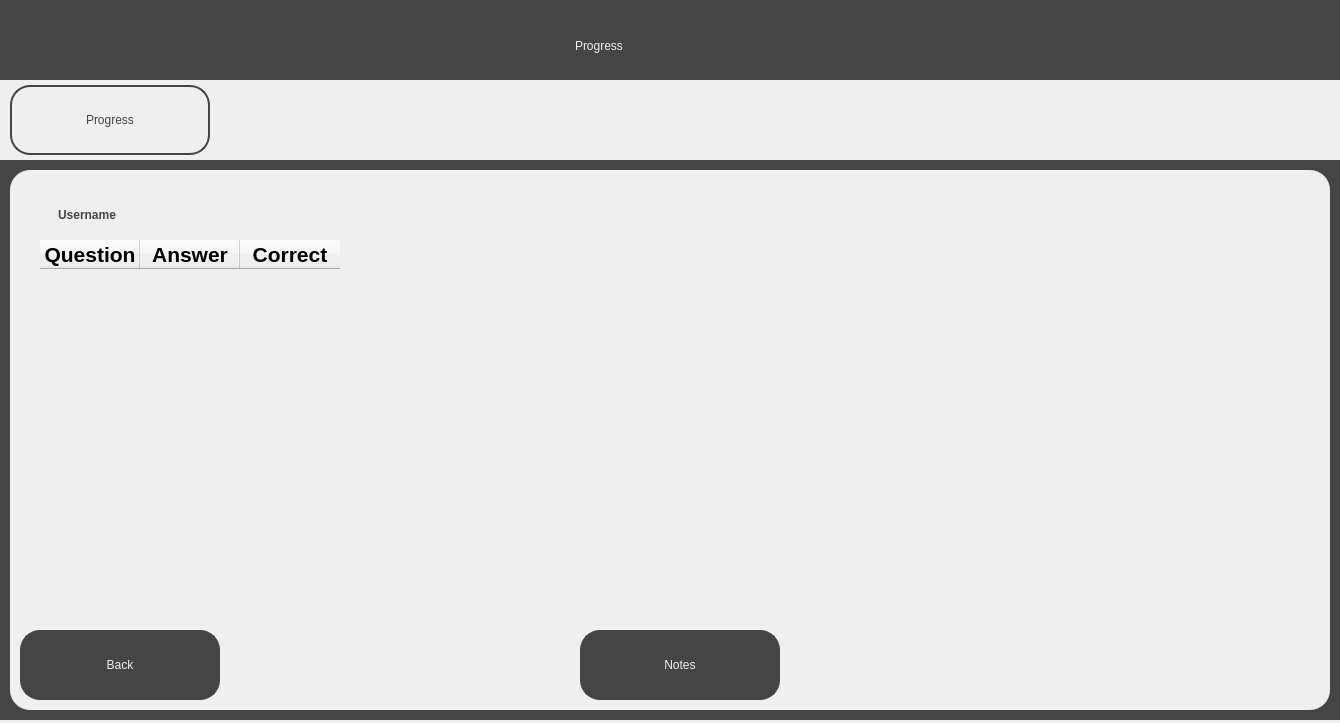
<?xml version="1.0" encoding="UTF-8"?>
<ui version="4.0">
 <class>ProgressScreen</class>
 <widget class="QDialog" name="ProgressScreen">
  <property name="geometry">
   <rect>
    <x>0</x>
    <y>0</y>
    <width>1340</width>
    <height>723</height>
   </rect>
  </property>
  <property name="windowTitle">
   <string>Visualising the Riemann Hypothesis - Progress</string>
  </property>
  <property name="sizeGripEnabled">
   <bool>false</bool>
  </property>
  <widget class="QWidget" name="widget" native="true">
   <property name="geometry">
    <rect>
     <x>0</x>
     <y>0</y>
     <width>1340</width>
     <height>720</height>
    </rect>
   </property>
   <property name="styleSheet">
    <string notr="true">background-color: rgb(69, 69, 69);</string>
   </property>
   <widget class="QLabel" name="Title">
    <property name="geometry">
     <rect>
      <x>575</x>
      <y>20</y>
      <width>191</width>
      <height>51</height>
     </rect>
    </property>
    <property name="styleSheet">
     <string notr="true">font: 36pt &quot;Sans Serif&quot;; color:rgb(239, 239, 239)</string>
    </property>
    <property name="text">
     <string>Progress</string>
    </property>
   </widget>
   <widget class="QWidget" name="TabBar" native="true">
    <property name="geometry">
     <rect>
      <x>0</x>
      <y>80</y>
      <width>1340</width>
      <height>80</height>
     </rect>
    </property>
    <property name="styleSheet">
     <string notr="true">background-color: rgb(239, 239, 239);</string>
    </property>
    <widget class="QPushButton" name="ProgressTab">
     <property name="geometry">
      <rect>
       <x>10</x>
       <y>5</y>
       <width>200</width>
       <height>70</height>
      </rect>
     </property>
     <property name="cursor">
      <cursorShape>PointingHandCursor</cursorShape>
     </property>
     <property name="styleSheet">
      <string notr="true">border: 2px solid;
border-radius: 20px;
border-color:rgb(69, 69, 69);
background-color: rgb(239, 239, 239);
font: 18pt &quot;Sans Serif&quot;; color:rgb(69, 69, 69);
</string>
     </property>
     <property name="text">
      <string>Progress</string>
     </property>
    </widget>
   </widget>
   <widget class="QWidget" name="MainWidget" native="true">
    <property name="geometry">
     <rect>
      <x>10</x>
      <y>170</y>
      <width>1320</width>
      <height>540</height>
     </rect>
    </property>
    <property name="styleSheet">
     <string notr="true">background-color: rgb(239, 239, 239);
border-radius: 20px;</string>
    </property>
    <widget class="QPushButton" name="BackButton">
     <property name="geometry">
      <rect>
       <x>10</x>
       <y>460</y>
       <width>200</width>
       <height>70</height>
      </rect>
     </property>
     <property name="cursor">
      <cursorShape>PointingHandCursor</cursorShape>
     </property>
     <property name="styleSheet">
      <string notr="true">border: 2px solid;
border-radius: 20px;
border-color:rgb(69, 69, 69);
background-color: rgb(69, 69, 69);
font: 18pt &quot;Sans Serif&quot;; color:rgb(239, 239, 239);
</string>
     </property>
     <property name="text">
      <string>Back</string>
     </property>
    </widget>
    <widget class="QLabel" name="SubTitleText">
     <property name="geometry">
      <rect>
       <x>40</x>
       <y>20</y>
       <width>251</width>
       <height>51</height>
      </rect>
     </property>
     <property name="styleSheet">
      <string notr="true">font: 25pt &quot;Sans Serif&quot;; color:rgb(69, 69, 69);
background-color: rgb(239, 239, 239); padding: 5px;</string>
     </property>
     <property name="text">
      <string>&lt;html&gt;&lt;head/&gt;&lt;body&gt;&lt;p&gt;&lt;span style=&quot; font-weight:600;&quot;&gt;Username&lt;/span&gt;&lt;/p&gt;&lt;/body&gt;&lt;/html&gt;</string>
     </property>
    </widget>
    <widget class="QLabel" name="MessageLabel">
     <property name="geometry">
      <rect>
       <x>410</x>
       <y>470</y>
       <width>530</width>
       <height>41</height>
      </rect>
     </property>
     <property name="styleSheet">
      <string notr="true">color: rgb(0, 140, 0);
font: 18pt &quot;Sans Serif&quot;;</string>
     </property>
     <property name="text">
      <string>&lt;html&gt;&lt;head/&gt;&lt;body&gt;&lt;p align=&quot;center&quot;&gt;&lt;br/&gt;&lt;/p&gt;&lt;/body&gt;&lt;/html&gt;</string>
     </property>
     <property name="alignment">
      <set>Qt::AlignBottom|Qt::AlignHCenter</set>
     </property>
    </widget>
    <widget class="QPushButton" name="NotesButton">
     <property name="geometry">
      <rect>
       <x>570</x>
       <y>460</y>
       <width>200</width>
       <height>70</height>
      </rect>
     </property>
     <property name="cursor">
      <cursorShape>PointingHandCursor</cursorShape>
     </property>
     <property name="styleSheet">
      <string notr="true">border: 2px solid;
border-radius: 20px;
border-color:rgb(69, 69, 69);
background-color: rgb(69, 69, 69);
font: 18pt &quot;Sans Serif&quot;; color:rgb(239, 239, 239);
</string>
     </property>
     <property name="text">
      <string>Notes</string>
     </property>
    </widget>
    <widget class="QTableWidget" name="Table">
     <property name="geometry">
      <rect>
       <x>30</x>
       <y>70</y>
       <width>1261</width>
       <height>371</height>
      </rect>
     </property>
     <property name="font">
      <font>
       <pointsize>12</pointsize>
      </font>
     </property>
     <property name="sizeAdjustPolicy">
      <enum>QAbstractScrollArea::AdjustToContents</enum>
     </property>
     <property name="editTriggers">
      <set>QAbstractItemView::NoEditTriggers</set>
     </property>
     <property name="alternatingRowColors">
      <bool>true</bool>
     </property>
     <property name="selectionMode">
      <enum>QAbstractItemView::NoSelection</enum>
     </property>
     <column>
      <property name="text">
       <string>Question</string>
      </property>
      <property name="font">
       <font>
        <pointsize>16</pointsize>
        <weight>75</weight>
        <bold>true</bold>
       </font>
      </property>
      <property name="textAlignment">
       <set>AlignCenter</set>
      </property>
     </column>
     <column>
      <property name="text">
       <string>Answer</string>
      </property>
      <property name="font">
       <font>
        <pointsize>16</pointsize>
        <weight>75</weight>
        <bold>true</bold>
       </font>
      </property>
      <property name="textAlignment">
       <set>AlignCenter</set>
      </property>
     </column>
     <column>
      <property name="text">
       <string>Correct</string>
      </property>
      <property name="font">
       <font>
        <pointsize>16</pointsize>
        <weight>75</weight>
        <bold>true</bold>
       </font>
      </property>
      <property name="textAlignment">
       <set>AlignCenter</set>
      </property>
     </column>
    </widget>
   </widget>
  </widget>
 </widget>
 <resources/>
 <connections/>
</ui>
